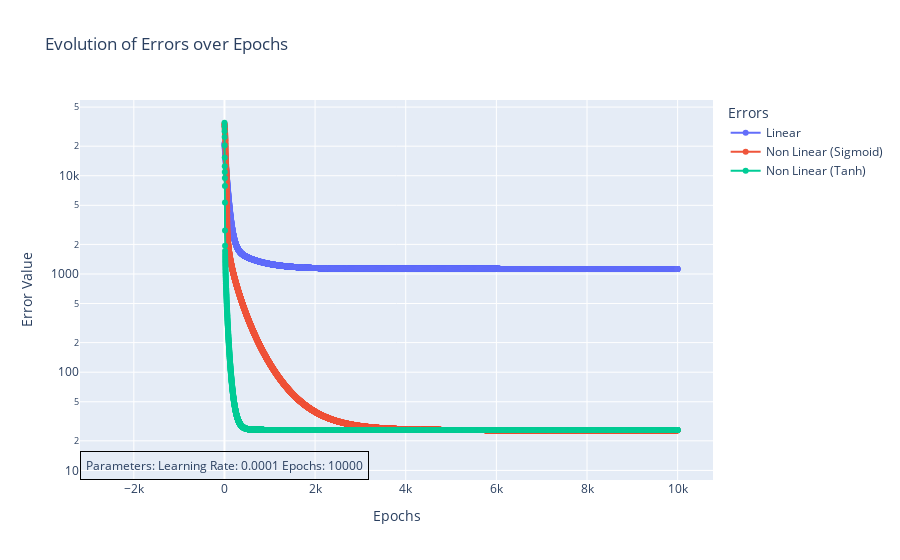

The cell this chart's notebook holds for it:
### Code cell
#ERROR OVER TIME
import plotly.graph_objects as go
import pandas as pd

def read_csv_data(file_path):
    data = pd.read_csv(file_path)
    return data['period'].tolist(), data['error'].tolist()

epochs_1, errors_1 = read_csv_data('../output/ej2/output_linear.csv')
epochs_2, errors_2 = read_csv_data('../output/ej2/output_nonlinear_sigmoid.csv')
epochs_3, errors_3 = read_csv_data('../output/ej2/output_nonlinear_tanh.csv')

fig = go.Figure()

fig.add_trace(go.Scatter(x=epochs_1, y=errors_1, mode='lines+markers', name='Linear'))
fig.add_trace(go.Scatter(x=epochs_2, y=errors_2, mode='lines+markers', name='Non Linear (Sigmoid)'))
fig.add_trace(go.Scatter(x=epochs_3, y=errors_3, mode='lines+markers', name='Non Linear (Tanh)'))

fig.update_layout(
    title='Evolution of Errors over Epochs',
    xaxis_title='Epochs',
    yaxis_title='Error Value',
    legend_title='Errors',
    yaxis=dict(type='log'),  
    template='plotly',
    annotations=[
        go.layout.Annotation(
            text="Parameters:\nLearning Rate: 0.0001\nEpochs: 10000", 
            x=0.95, y=1.05,  
            showarrow=False,
            font=dict(size=12),
            align="right",
            bordercolor='black',
            borderwidth=1,
            borderpad=5
        )
    ]
)



fig.show()

### Figure 1 — Plotly figure (JSON) as saved in the notebook; plotly's stock layout.template omitted (floating-point values rounded to 4 significant figures; data arrays with more than 128 entries replaced by an {"elided": "..."} marker saying what was removed)
{"data": [{"mode": "lines+markers", "name": "Linear", "x": {"elided": "9999 int values"}, "y": {"elided": "9999 float values"}, "type": "scatter"}, {"mode": "lines+markers", "name": "Non Linear (Sigmoid)", "x": {"elided": "9999 int values"}, "y": {"elided": "9999 float values"}, "type": "scatter"}, {"mode": "lines+markers", "name": "Non Linear (Tanh)", "x": {"elided": "9999 int values"}, "y": {"elided": "9999 float values"}, "type": "scatter"}], "layout": {"yaxis": {"title": {"text": "Error Value"}, "type": "log"}, "title": {"text": "Evolution of Errors over Epochs"}, "xaxis": {"title": {"text": "Epochs"}}, "legend": {"title": {"text": "Errors"}}, "annotations": [{"align": "right", "bordercolor": "black", "borderpad": 5, "borderwidth": 1, "font": {"size": 12}, "showarrow": false, "text": "Parameters:\nLearning Rate: 0.0001\nEpochs: 10000", "x": 0.95, "y": 1.05}]}}
